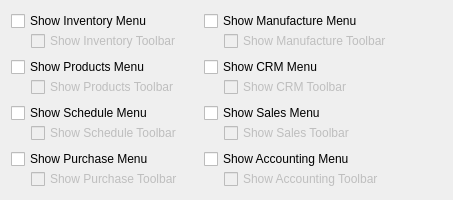
     <widget class="QWidget" name="_menu">
      <attribute name="title">
       <string>Menu</string>
      </attribute>
      <layout class="QGridLayout">
       <item row="0" column="0">
        <layout class="QVBoxLayout">
         <property name="spacing">
          <number>0</number>
         </property>
         <item>
          <widget class="QCheckBox" name="_inventoryMenu">
           <property name="text">
            <string>Show Inventory Menu</string>
           </property>
          </widget>
         </item>
         <item>
          <layout class="QHBoxLayout">
           <property name="spacing">
            <number>5</number>
           </property>
           <item>
            <spacer>
             <property name="orientation">
              <enum>Qt::Horizontal</enum>
             </property>
             <property name="sizeType">
              <enum>QSizePolicy::Fixed</enum>
             </property>
             <property name="sizeHint" stdset="0">
              <size>
               <width>20</width>
               <height>20</height>
              </size>
             </property>
            </spacer>
           </item>
           <item>
            <widget class="QCheckBox" name="_inventoryToolbar">
             <property name="enabled">
              <bool>false</bool>
             </property>
             <property name="text">
              <string>Show Inventory Toolbar</string>
             </property>
            </widget>
           </item>
          </layout>
         </item>
        </layout>
       </item>
       <item row="0" column="1">
        <layout class="QVBoxLayout">
         <property name="spacing">
          <number>0</number>
         </property>
         <item>
          <widget class="QCheckBox" name="_manufactureMenu">
           <property name="text">
            <string>Show Manufacture Menu</string>
           </property>
          </widget>
         </item>
         <item>
          <layout class="QHBoxLayout">
           <property name="spacing">
            <number>5</number>
           </property>
           <item>
            <spacer>
             <property name="orientation">
              <enum>Qt::Horizontal</enum>
             </property>
             <property name="sizeType">
              <enum>QSizePolicy::Fixed</enum>
             </property>
             <property name="sizeHint" stdset="0">
              <size>
               <width>20</width>
               <height>20</height>
              </size>
             </property>
            </spacer>
           </item>
           <item>
            <widget class="QCheckBox" name="_manufactureToolbar">
             <property name="enabled">
              <bool>false</bool>
             </property>
             <property name="text">
              <string>Show Manufacture Toolbar</string>
             </property>
            </widget>
           </item>
          </layout>
         </item>
        </layout>
       </item>
       <item row="0" column="2" rowspan="5">
        <spacer>
         <property name="orientation">
          <enum>Qt::Horizontal</enum>
         </property>
         <property name="sizeType">
          <enum>QSizePolicy::Expanding</enum>
         </property>
         <property name="sizeHint" stdset="0">
          <size>
           <width>50</width>
           <height>20</height>
          </size>
         </property>
        </spacer>
       </item>
       <item row="1" column="0">
        <layout class="QVBoxLayout">
         <property name="spacing">
          <number>0</number>
         </property>
         <item>
          <widget class="QCheckBox" name="_productsMenu">
           <property name="text">
            <string>Show Products Menu</string>
           </property>
          </widget>
         </item>
         <item>
          <layout class="QHBoxLayout">
           <property name="spacing">
            <number>5</number>
           </property>
           <item>
            <spacer>
             <property name="orientation">
              <enum>Qt::Horizontal</enum>
             </property>
             <property name="sizeType">
              <enum>QSizePolicy::Fixed</enum>
             </property>
             <property name="sizeHint" stdset="0">
              <size>
               <width>20</width>
               <height>20</height>
              </size>
             </property>
            </spacer>
           </item>
           <item>
            <widget class="QCheckBox" name="_productsToolbar">
             <property name="enabled">
              <bool>false</bool>
             </property>
             <property name="text">
              <string>Show Products Toolbar</string>
             </property>
            </widget>
           </item>
          </layout>
         </item>
        </layout>
       </item>
       <item row="1" column="1">
        <layout class="QVBoxLayout">
         <property name="spacing">
          <number>0</number>
         </property>
         <item>
          <widget class="QCheckBox" name="_crmMenu2">
           <property name="text">
            <string>Show CRM Menu</string>
           </property>
          </widget>
         </item>
         <item>
          <layout class="QHBoxLayout">
           <property name="spacing">
            <number>5</number>
           </property>
           <item>
            <spacer>
             <property name="orientation">
              <enum>Qt::Horizontal</enum>
             </property>
             <property name="sizeType">
              <enum>QSizePolicy::Fixed</enum>
             </property>
             <property name="sizeHint" stdset="0">
              <size>
               <width>20</width>
               <height>20</height>
              </size>
             </property>
            </spacer>
           </item>
           <item>
            <widget class="QCheckBox" name="_crmToolbar2">
             <property name="enabled">
              <bool>false</bool>
             </property>
             <property name="text">
              <string>Show CRM Toolbar</string>
             </property>
            </widget>
           </item>
          </layout>
         </item>
        </layout>
       </item>
       <item row="2" column="0">
        <layout class="QVBoxLayout">
         <property name="spacing">
          <number>0</number>
         </property>
         <item>
          <widget class="QCheckBox" name="_scheduleMenu">
           <property name="text">
            <string>Show Schedule Menu</string>
           </property>
          </widget>
         </item>
         <item>
          <layout class="QHBoxLayout">
           <property name="spacing">
            <number>5</number>
           </property>
           <item>
            <spacer>
             <property name="orientation">
              <enum>Qt::Horizontal</enum>
             </property>
             <property name="sizeType">
              <enum>QSizePolicy::Fixed</enum>
             </property>
             <property name="sizeHint" stdset="0">
              <size>
               <width>20</width>
               <height>0</height>
              </size>
             </property>
            </spacer>
           </item>
           <item>
            <widget class="QCheckBox" name="_scheduleToolbar">
             <property name="enabled">
              <bool>false</bool>
             </property>
             <property name="text">
              <string>Show Schedule Toolbar</string>
             </property>
            </widget>
           </item>
          </layout>
         </item>
        </layout>
       </item>
       <item row="2" column="1">
        <layout class="QVBoxLayout">
         <property name="spacing">
          <number>0</number>
         </property>
         <item>
          <widget class="QCheckBox" name="_salesMenu">
           <property name="text">
            <string>Show Sales Menu</string>
           </property>
          </widget>
         </item>
         <item>
          <layout class="QHBoxLayout">
           <property name="spacing">
            <number>5</number>
           </property>
           <item>
            <spacer>
             <property name="orientation">
              <enum>Qt::Horizontal</enum>
             </property>
             <property name="sizeType">
              <enum>QSizePolicy::Fixed</enum>
             </property>
             <property name="sizeHint" stdset="0">
              <size>
               <width>20</width>
               <height>20</height>
              </size>
             </property>
            </spacer>
           </item>
           <item>
            <widget class="QCheckBox" name="_salesToolbar">
             <property name="enabled">
              <bool>false</bool>
             </property>
             <property name="text">
              <string>Show Sales Toolbar</string>
             </property>
            </widget>
           </item>
          </layout>
         </item>
        </layout>
       </item>
       <item row="3" column="0">
        <layout class="QVBoxLayout">
         <property name="spacing">
          <number>0</number>
         </property>
         <item>
          <widget class="QCheckBox" name="_purchaseMenu">
           <property name="text">
            <string>Show Purchase Menu</string>
           </property>
          </widget>
         </item>
         <item>
          <layout class="QHBoxLayout">
           <property name="spacing">
            <number>5</number>
           </property>
           <item>
            <spacer>
             <property name="orientation">
              <enum>Qt::Horizontal</enum>
             </property>
             <property name="sizeType">
              <enum>QSizePolicy::Fixed</enum>
             </property>
             <property name="sizeHint" stdset="0">
              <size>
               <width>20</width>
               <height>20</height>
              </size>
             </property>
            </spacer>
           </item>
           <item>
            <widget class="QCheckBox" name="_purchaseToolbar">
             <property name="enabled">
              <bool>false</bool>
             </property>
             <property name="text">
              <string>Show Purchase Toolbar</string>
             </property>
            </widget>
           </item>
          </layout>
         </item>
        </layout>
       </item>
       <item row="3" column="1">
        <layout class="QVBoxLayout">
         <property name="spacing">
          <number>0</number>
         </property>
         <item>
          <widget class="QCheckBox" name="_accountingMenu">
           <property name="text">
            <string>Show Accounting Menu</string>
           </property>
          </widget>
         </item>
         <item>
          <layout class="QHBoxLayout">
           <property name="spacing">
            <number>5</number>
           </property>
           <item>
            <spacer>
             <property name="orientation">
              <enum>Qt::Horizontal</enum>
             </property>
             <property name="sizeType">
              <enum>QSizePolicy::Fixed</enum>
             </property>
             <property name="sizeHint" stdset="0">
              <size>
               <width>20</width>
               <height>20</height>
              </size>
             </property>
            </spacer>
           </item>
           <item>
            <widget class="QCheckBox" name="_accountingToolbar">
             <property name="enabled">
              <bool>false</bool>
             </property>
             <property name="text">
              <string>Show Accounting Toolbar</string>
             </property>
            </widget>
           </item>
          </layout>
         </item>
        </layout>
       </item>
       <item row="4" column="0" colspan="2">
        <spacer>
         <property name="orientation">
          <enum>Qt::Vertical</enum>
         </property>
         <property name="sizeHint" stdset="0">
          <size>
           <width>381</width>
           <height>0</height>
          </size>
         </property>
        </spacer>
       </item>
      </layout>
     </widget>
